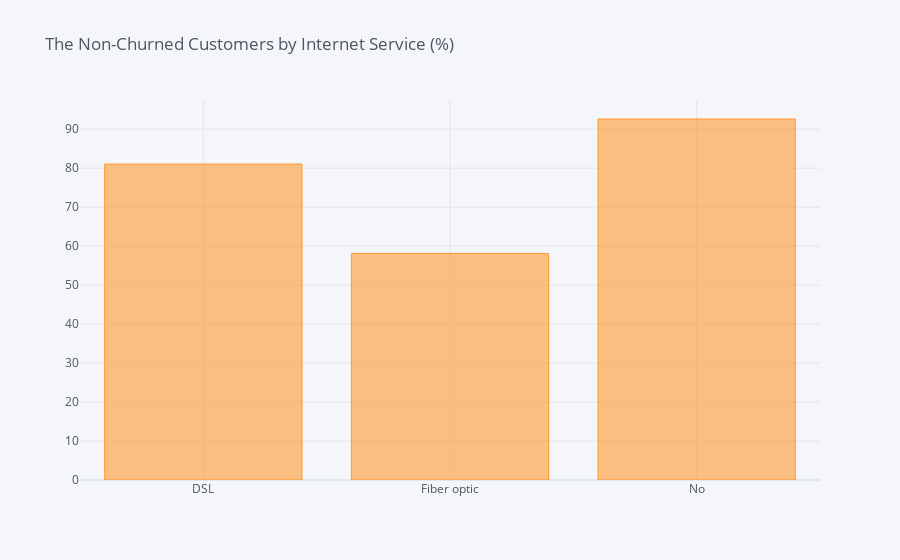

The notebook cell this image was saved under:
### Code cell
df_InternetService = pd.DataFrame(columns=["Service", "% of Leavers"])
i=0
for service in list(telco['InternetService'].unique()):
    ratio = telco[(telco['InternetService']==service)&(telco['Churn']=="No")].shape[0] / telco[telco['InternetService']==service].shape[0]
    df_InternetService.loc[i] = (service, ratio*100)
    i += 1
    #print("In {}, the ratio of leavers is {:.2f}%".format(field, ratio*100))    
df_IS = df_InternetService.groupby(by="Service").sum()
df_IS.iplot(kind='bar',title='The Non-Churned Customers by Internet Service (%)')

### Figure 1 — Plotly figure (JSON) as saved in the notebook; plotly's stock layout.template omitted (floating-point values rounded to 4 significant figures)
{"data": [{"marker": {"color": "rgba(255, 153, 51, 0.6)", "line": {"color": "rgba(255, 153, 51, 1.0)", "width": 1}}, "name": "% of Leavers", "orientation": "v", "text": "", "type": "bar", "x": ["DSL", "Fiber optic", "No"], "y": [81.04, 58.11, 92.6]}], "layout": {"legend": {"bgcolor": "#F5F6F9", "font": {"color": "#4D5663"}}, "paper_bgcolor": "#F5F6F9", "plot_bgcolor": "#F5F6F9", "title": {"font": {"color": "#4D5663"}, "text": "The Non-Churned Customers by Internet Service (%)"}, "xaxis": {"gridcolor": "#E1E5ED", "showgrid": true, "tickfont": {"color": "#4D5663"}, "title": {"font": {"color": "#4D5663"}, "text": ""}, "zerolinecolor": "#E1E5ED"}, "yaxis": {"gridcolor": "#E1E5ED", "showgrid": true, "tickfont": {"color": "#4D5663"}, "title": {"font": {"color": "#4D5663"}, "text": ""}, "zerolinecolor": "#E1E5ED"}}}
